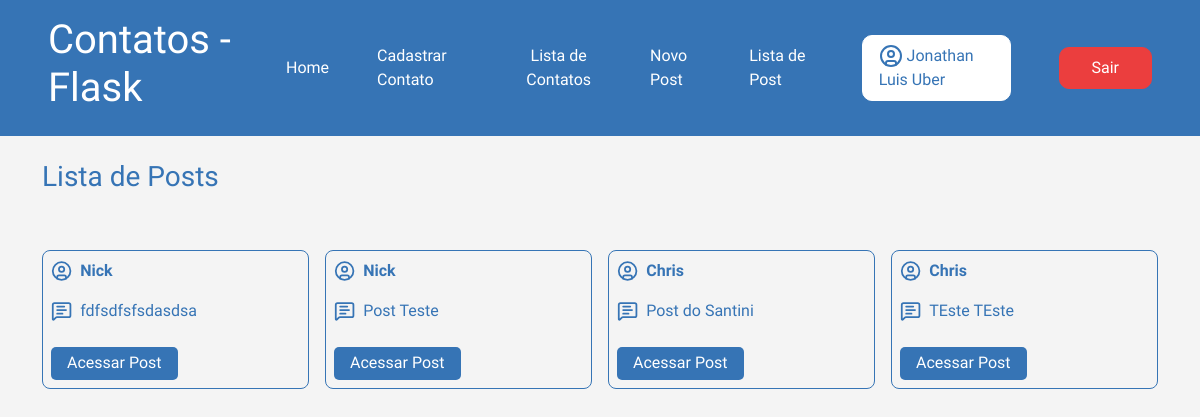
/post/lista (signed in), run on the app's committed database.
### app/models.py (models this page shows, shortened)
class User(db.Model, UserMixin):
    id = db.Column(db.Integer, primary_key=True)
    nome = db.Column(db.String(100), nullable=True)
    sobrenome = db.Column(db.String(100), nullable=True)
    email = db.Column(db.String(100), nullable=True)
    senha = db.Column(db.String(100), nullable=True)
    posts = db.relationship('Post', backref='autor', lazy=True)
    comentarios = db.relationship('PostComentarios', backref='autor', lazy=True)

class Post(db.Model):
    id = db.Column(db.Integer, primary_key=True)
    data_criacao = db.Column(db.DateTime, default=datetime.now())
    mensagem = db.Column(db.String(500), nullable=True)
    imagem = db.Column(db.String(500), nullable=True, default='default.png')
    user_id = db.Column(db.Integer, db.ForeignKey('user.id'), nullable=True)
    comentarios = db.relationship('PostComentarios', backref='post', lazy=True)

### app/views.py (the view)
@app.route('/post/lista')
@login_required
def PostLista():
    posts = Post.query.all()
    print(current_user.posts)
    return render_template('post_lista.html', posts=posts)

### app/models.py (called while the page is built)
@login_manager.user_loader
def load_user(user_id):
    return User.query.get(user_id)

### app/templates/post_lista.html (shortened to what this page needs)
{% extends 'base.html' %}
{% block content %}
    <div class="container">
            <div class="row mt-4">
                <h3>Lista de Posts</h3>
                    <div class="container-posts">
                        {% for linha in posts %}
                        <div class="post">
                            <div class="user">
                                <p id="usuario">{{linha.autor.nome}}</p>
                            </div>
                            <div class="mensagemmm">
                                <p>{{linha.mensagem }}</p>
                            </div>
                            <div class="link">
                                <a href="{{url_for('PostComentarios', id=linha.id)}}">Acessar Post</a>
                            </div>
                        </div>
                        {% endfor %}
                </div>
            </div>
    </div>
{% endblock %}

### app/templates/header.html (shortened to what this page needs)
{% extends "base.html" %}
{% block content %}
    <header>
        <div class="container-header">
            <div class="logo">
                <h1>Contatos - Flask</h1>
            </div>
            <div class="botoesLinks">
                <a href="{{url_for('homepage')}}" class="link">Home</a>
                <a href="{{url_for('contato_cadastro')}}" class="link">Cadastrar Contato</a>
                <a href="{{url_for('contatoLista')}}" style="text-align: center;" class="link">Lista de Contatos</a>
                <a href="{{url_for('PostNovo')}}"class="link">Novo Post</a>
                <a href="{{url_for('PostLista')}}"class="link">Lista de Post</a>
                {% if current_user.is_authenticated %}
                <a href="" class="Cadastro-User-Logado"> {{current_user.nome}} {{current_user.sobrenome}}</a>
                <a href="{{url_for('logout')}}" class="Cadastro-Sair">Sair</a>
                {% else %}
                <a href="{{url_for('login')}}" class="Cadastro-User">Entrar/Cadastrar</a>
                {% endif %}
            </div>
        </div>
    </header>
{% endblock %}

### app/static/style.css (style rules this page uses)
* { margin: 0; padding: 0; }
body { font-family: "Nata Sans", sans-serif; background-color: #f4f4f4; color: #3674B5; width: 100%; }
p { font-size: 16px; text-align: center; font-weight: 400; }
header { background-color: #3674B5; color: white; font-family: "Nata Sans", sans-serif; width: 100%; }
.container-header { display: flex; flex-direction: row; justify-content: space-between; align-items: center; padding: 1rem 3rem; }
.container-header h1 { font-size: 2.5rem; }
.botoesLinks { display: flex; align-items: center; gap: 3rem; }
.botoesLinks a { text-decoration: none; color: white; }
.container { width: 100% !important; }
.Cadastro-User-Logado { color: #3674B5 !important; background-color: white; border: 1px solid white; padding: 0.5rem 1rem; border-radius: 10px; }
.Cadastro-Sair { color: #ffffff !important; background-color: rgb(235, 62, 62); border: 1px solid rgb(235, 62, 62); padding: 0.5rem 2rem; border-radius: 10px; }
.container-posts { display: grid; grid-template-columns: repeat(4, 1fr); gap: 1rem; margin-top: 3rem; }
.container-posts .post { padding: 0.5rem; border: 1px solid #3674B5; border-radius: 8px; display: flex !important; flex-direction: column !important; justify-content: start !important; align-items: center !important; width: 100%; gap: 0.5rem; }
.container-posts .post .user, .container-posts .post .mensagemmm { display: flex; width: 100%; gap: 0.5rem; }
.container-posts .post a { background-color: #3674B5; padding: 0.3rem 1rem; border-radius: 5px; color: white !important; text-decoration: none !important; }
.container-posts .post p { width: 100%; text-align: left !important; }
.container-posts .post .link { width: 100%; display: flex; justify-content: start; }
.container-posts .post #usuario { font-weight: 700; margin-bottom: 0.5rem; }

### data on the page
User: nome "Jonathan", sobrenome "Luis Uber"
Post: autor.nome "Nick", mensagem "fdfsdfsfsdasdsa"
Post: autor.nome "Nick", mensagem "Post Teste"
Post: autor.nome "Chris", mensagem "Post do Santini"
Post: autor.nome "Chris", mensagem "TEste TEste"
